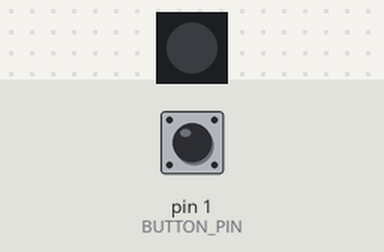
Recording of a sketch running on a simulated Arduino Uno, built with avr-gcc and run on an emulated ATmega328P. Shown: 1 RGB LEDs in strip order, left to right. Inputs (shaded band) come from the test bench; at power-on: pin 1 (BUTTON_PIN) HIGH.

Above: at 1.2 s.
1.3 s: pin 1 (BUTTON_PIN) pulled LOW for 0.15 s
At 1.6 s:
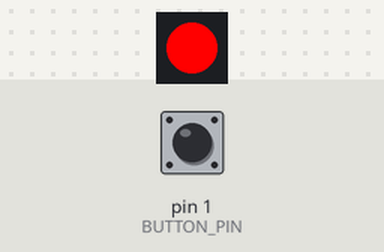
2.9 s: pin 1 (BUTTON_PIN) pulled LOW for 1 s
At 4.0 s:
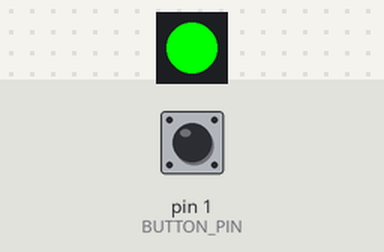
5.4 s: pin 1 (BUTTON_PIN) pulled LOW for 0.15 s
At 5.9 s:
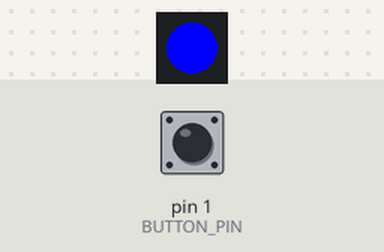
7.0 s: pin 1 (BUTTON_PIN) pulled LOW for 1 s
At 8.3 s:
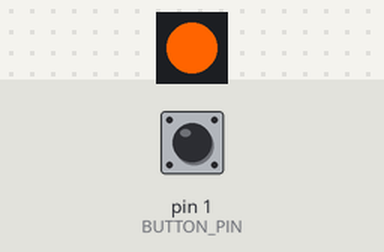
9.5 s: pin 1 (BUTTON_PIN) pulled LOW for 3.2 s
At 10.2 s:
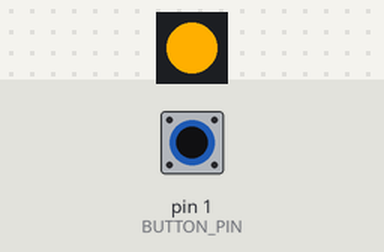
14.2 s: pin 1 (BUTTON_PIN) pulled LOW for 0.15 s
At 15.0 s:
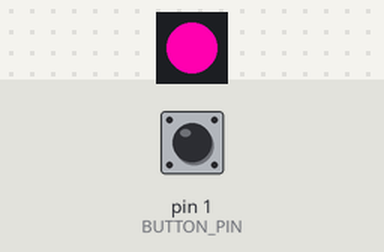
Timing chart, 0 to 16.8 s (numbered marks = the images above; inputs shaded):
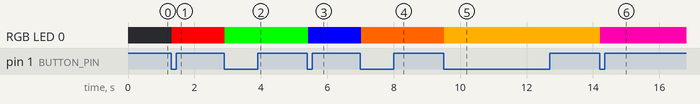

Measured:
- after the input at 1.3 s, RGB LED 0: off → RGB(255, 0, 0) at once
- after the input at 2.9 s, RGB LED 0: RGB(255, 0, 0) → RGB(0, 255, 0) at once
- after the input at 5.4 s, RGB LED 0: RGB(0, 255, 0) → RGB(0, 0, 255) at once
- after the input at 7.0 s, RGB LED 0: RGB(0, 0, 255) → RGB(255, 100, 0) at once
- after the input at 9.5 s, RGB LED 0: RGB(255, 100, 0) → RGB(255, 175, 0) at once
- after the input at 14.2 s, RGB LED 0: RGB(255, 175, 0) → RGB(255, 0, 175) at once

The sketch:

WizardStaffOS.ino
```cpp
#include <Adafruit_NeoPixel.h>

#define BUTTON_PIN   1    // Digital IO pin connected to the button.  This will be
                          // driven with a pull-up resistor so the switch should
                          // pull the pin to ground momentarily.  On a high -> low
                          // transition the button press logic will execute.

#define PIXEL_PIN    10   // Digital IO pin connected to the NeoPixels.

#define PIXEL_COUNT 1   // number of neopixel (change this accordingly)

// Parameter 1 = number of pixels in strip,  neopixel stick has 8
// Parameter 2 = pin number (most are valid)
// Parameter 3 = pixel type flags, add together as needed:
//   NEO_RGB     Pixels are wired for RGB bitstream
//   NEO_GRB     Pixels are wired for GRB bitstream, correct for neopixel stick
//   NEO_KHZ400  400 KHz bitstream (e.g. FLORA pixels)
//   NEO_KHZ800  800 KHz bitstream (e.g. High Density LED strip), correct for neopixel stick
Adafruit_NeoPixel strip = Adafruit_NeoPixel(PIXEL_COUNT, PIXEL_PIN, NEO_GRB + NEO_KHZ800);

bool oldState = HIGH;
int showType = 0;

void setup() {
  pinMode(BUTTON_PIN, INPUT_PULLUP);
  strip.begin();
  strip.show(); // Initialize all pixels to 'off'
}

void loop() {
  // Get current button state.
  bool newState = digitalRead(BUTTON_PIN);

  // Check if state changed from high to low (button press).
  if (newState == LOW && oldState == HIGH) {
    // Short delay to debounce button.
    delay(20);
    // Check if button is still low after debounce.
    newState = digitalRead(BUTTON_PIN);
    if (newState == LOW) {
      showType++;
      if (showType > 7)
        showType=0;
      startShow(showType);
    }
  }

  // Set the last button state to the old state.
  oldState = newState;
}

void startShow(int i) {
  switch(i){
    case 0: colorWipe(strip.Color(0, 0, 0), 50);    // Black/off
            break;
    case 1: colorWipe(strip.Color(255, 0, 0), 50);  // Red
            break;
    case 2: colorWipe(strip.Color(0, 255, 0), 50);  // Green
            break;
    case 3: colorWipe(strip.Color(0, 0, 255), 50);  // Blue
            break;
    case 4: colorWipe(strip.Color(255, 100, 0), 50);  // Orange
            break;
    case 5: colorWipe(strip.Color(255, 175, 0), 50);  // Yellow
            break;
    case 6: colorWipe(strip.Color(255, 0, 175), 50);  // Purple
            break;
    case 7: colorWipe(strip.Color(255, 255, 255), 50);  // White
            break;
  }
}

// Fill the dots one after the other with a color
void colorWipe(uint32_t c, uint8_t wait) {
  for(uint16_t i=0; i<strip.numPixels(); i++) {
    strip.setPixelColor(i, c);
    strip.show();
    delay(wait);
  }
}
```
